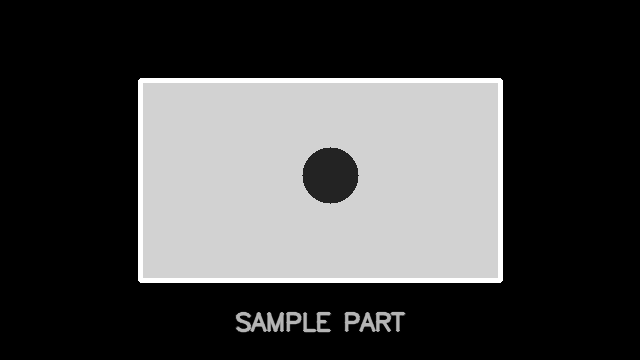
#> input picture data/sample_images/step02_sample_part.png, 640 x 360 px
$ python -i edge_detection.py   (imports and definitions only)
#> lines starting #> are read from the running program, lines starting #| are printed output that depends on the picture; after the words box and inside, x2 and y2 are one past the last pixel; in counts of white or black regions, pixels touching at a corner belong together
"""Edge detection and contour helpers for industrial vision inspection."""

from dataclasses import dataclass

import cv2
import numpy as np


@dataclass(frozen=True)
class BoundingBox:
    """A rectangular region around a detected contour."""

    x: int
    y: int
    width: int
    height: int
    area: float

    @property
    def x2(self) -> int:
        """Right-side x coordinate."""

        return self.x + self.width

    @property
    def y2(self) -> int:
        """Bottom-side y coordinate."""

        return self.y + self.height


def apply_canny_edges(
    grayscale_image: np.ndarray,
    low_threshold: int = 50,
    high_threshold: int = 150,
) -> np.ndarray:
    """Apply Canny edge detection to a grayscale image."""

    if grayscale_image.ndim != 2:
        raise ValueError("Canny edge detection expects a single-channel grayscale image.")

    if low_threshold < 0 or high_threshold < 0:
        raise ValueError("Canny thresholds must be non-negative.")

    if low_threshold >= high_threshold:
        raise ValueError("low_threshold must be smaller than high_threshold.")

    return cv2.Canny(grayscale_image, low_threshold, high_threshold)


def find_external_contours(binary_or_edge_image: np.ndarray) -> list[np.ndarray]:
    """Find external contours from a binary or edge image."""

    if binary_or_edge_image.ndim != 2:
        raise ValueError("Contour detection expects a single-channel image.")

    contours, _ = cv2.findContours(
        binary_or_edge_image,
        cv2.RETR_EXTERNAL,
        cv2.CHAIN_APPROX_SIMPLE,
    )

    return list(contours)


def contour_to_bounding_box(contour: np.ndarray) -> BoundingBox:
    """Convert one contour to a bounding box."""

    x, y, width, height = cv2.boundingRect(contour)
    area = float(cv2.contourArea(contour))

    return BoundingBox(
        x=int(x),
        y=int(y),
        width=int(width),
        height=int(height),
        area=area,
    )


def contours_to_bounding_boxes(
    contours: list[np.ndarray],
    min_area: float = 20.0,
) -> list[BoundingBox]:
    """Convert contours into bounding boxes and remove very small regions."""

    bounding_boxes: list[BoundingBox] = []

    for contour in contours:
        box = contour_to_bounding_box(contour)

        if box.area >= min_area:
            bounding_boxes.append(box)

    return bounding_boxes


def draw_bounding_boxes(
    image: np.ndarray,
    bounding_boxes: list[BoundingBox],
    color: tuple[int, int, int] = (0, 0, 255),
    thickness: int = 2,
) -> np.ndarray:
    """Draw bounding boxes on a copy of an image."""

    if image.ndim == 2:
        output = cv2.cvtColor(image, cv2.COLOR_GRAY2BGR)
    elif image.ndim == 3 and image.shape[2] == 3:
        output = image.copy()
    else:
        raise ValueError(f"Expected grayscale or BGR image, got shape: {image.shape}")

    for box in bounding_boxes:
        cv2.rectangle(
            output,
            (box.x, box.y),
            (box.x2, box.y2),
            color=color,
            thickness=thickness,
        )

    return output


def detect_candidate_regions(
    grayscale_image: np.ndarray,
    low_threshold: int = 50,
    high_threshold: int = 150,
    min_area: float = 20.0,
) -> tuple[np.ndarray, list[np.ndarray], list[BoundingBox]]:
    """Detect edge-based candidate regions from a grayscale image.

    Returns:
        edges: Canny edge image
        contours: detected external contours
        bounding_boxes: filtered bounding boxes
    """

    edges = apply_canny_edges(
        grayscale_image,
        low_threshold=low_threshold,
        high_threshold=high_threshold,
    )
    contours = find_external_contours(edges)
    bounding_boxes = contours_to_bounding_boxes(contours, min_area=min_area)

    return edges, contours, bounding_boxes

>>> import cv2
>>> picture = cv2.imread('../../data/sample_images/step02_sample_part.png', cv2.IMREAD_GRAYSCALE)
#> picture is the input picture: shape (360, 640); min 0, max 255, mean 68.6
>>> result = detect_candidate_regions(picture)
#> in apply_canny_edges, `return cv2.Canny(grayscale_image, low_threshold, high_threshold)`:
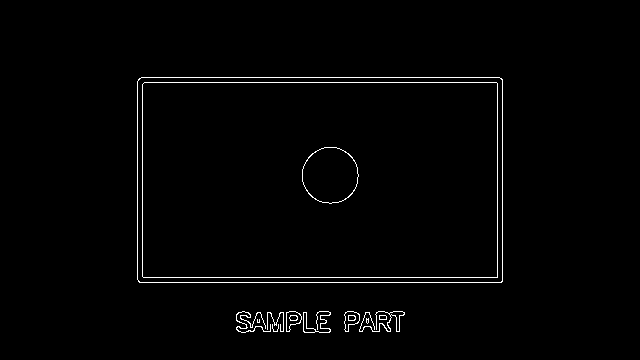
#> returned value: shape (360, 640); 1.4% white in thin lines or dots, all inside (x1, y1, x2, y2) = (137, 77, 503, 333)
#> in find_external_contours, `contours, _ = cv2.findContours( binary_or_edge_image, cv2.RETR_EXTERNA..`: contours = 11 contours, 4 with area under 20; largest, box (x1, y1, x2, y2) and area: (137, 77, 503, 283) 74812, (286, 311, 302, 332) 195, (344, 311, 360, 332) 192, (359, 311, 405, 332) 122, (303, 311, 331, 333) 104, (236, 311, 271, 333) 32, (379, 315, 387, 320) 28
#> the loop in contours_to_bounding_boxes, `for contour in contours:` made 11 passes
#> (x in contour_to_bounding_box, y in contour_to_bounding_box, width in contour_to_bounding_box, height in contour_to_bounding_box, area in contour_to_bounding_box) on passes 4, 6, 7, 8, 9, 10, 11: (379, 315, 8, 5, 27.5), (359, 311, 46, 21, 122), (344, 311, 16, 21, 192), (303, 311, 28, 22, 104), (286, 311, 16, 21, 195), (236, 311, 35, 22, 32), (137, 77, 366, 206, 74812)
#> after the loop in contours_to_bounding_boxes, `for contour in contours:`: bounding_boxes = 7 items
